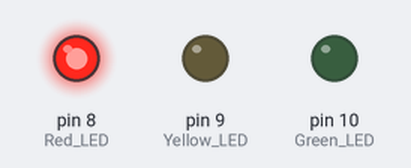
The sketch below on a simulated Arduino Uno, built with avr-gcc and run on an emulated ATmega328P. Parts: output pins drawn as LEDs (lit = HIGH).

Above: at 1.5 s.
At 3.5 s:
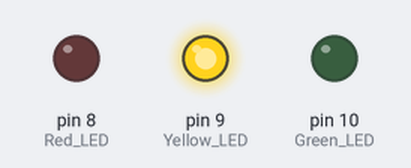
At 5.5 s:
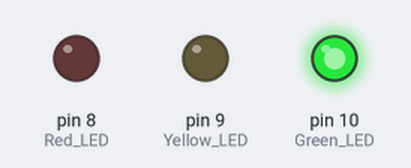
Timing chart, 0 to 9.1 s (numbered marks = the images above):
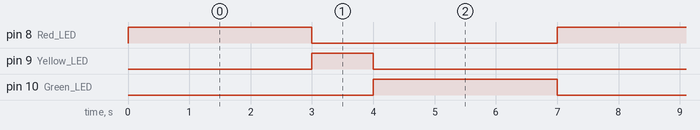

The sketch:

traffic_light_2_sketch.ino
```cpp
/*This is a project on traffic light
By Oluwabiyi Boluwatife Joshua
The purpose is to control the flow of traffic
*/

// Declare the pins
const int Red_LED = 8;
const int Yellow_LED = 9;
const int Green_LED = 10;

void setup()
{
  // Set the pins as outputs
  pinMode(Red_LED, OUTPUT);
  pinMode(Yellow_LED, OUTPUT);
  pinMode(Green_LED, OUTPUT);
}

void loop()
{
  // Turn on Red LED
  digitalWrite(Red_LED, HIGH);
  delay(3000);
  digitalWrite(Red_LED, LOW);  // Turn off Red LED

  // Turn on Yellow LED
  digitalWrite(Yellow_LED, HIGH);
  delay(1000);
  digitalWrite(Yellow_LED, LOW);  // Turn off Yellow LED

  // Turn on Green LED
  digitalWrite(Green_LED, HIGH);
  delay(3000);
  digitalWrite(Green_LED, LOW);  // Turn off Green LED
}
```

Measured:
- by itself, pin 8 (Red_LED), pin 10 (Green_LED): alternates HIGH for 3.0 s and LOW for 4.0 s
- by itself, pin 9 (Yellow_LED): alternates HIGH for 1.0 s and LOW for 6.0 s
- by itself, everything shown: repeats every 7.0 s, in 4 steps
